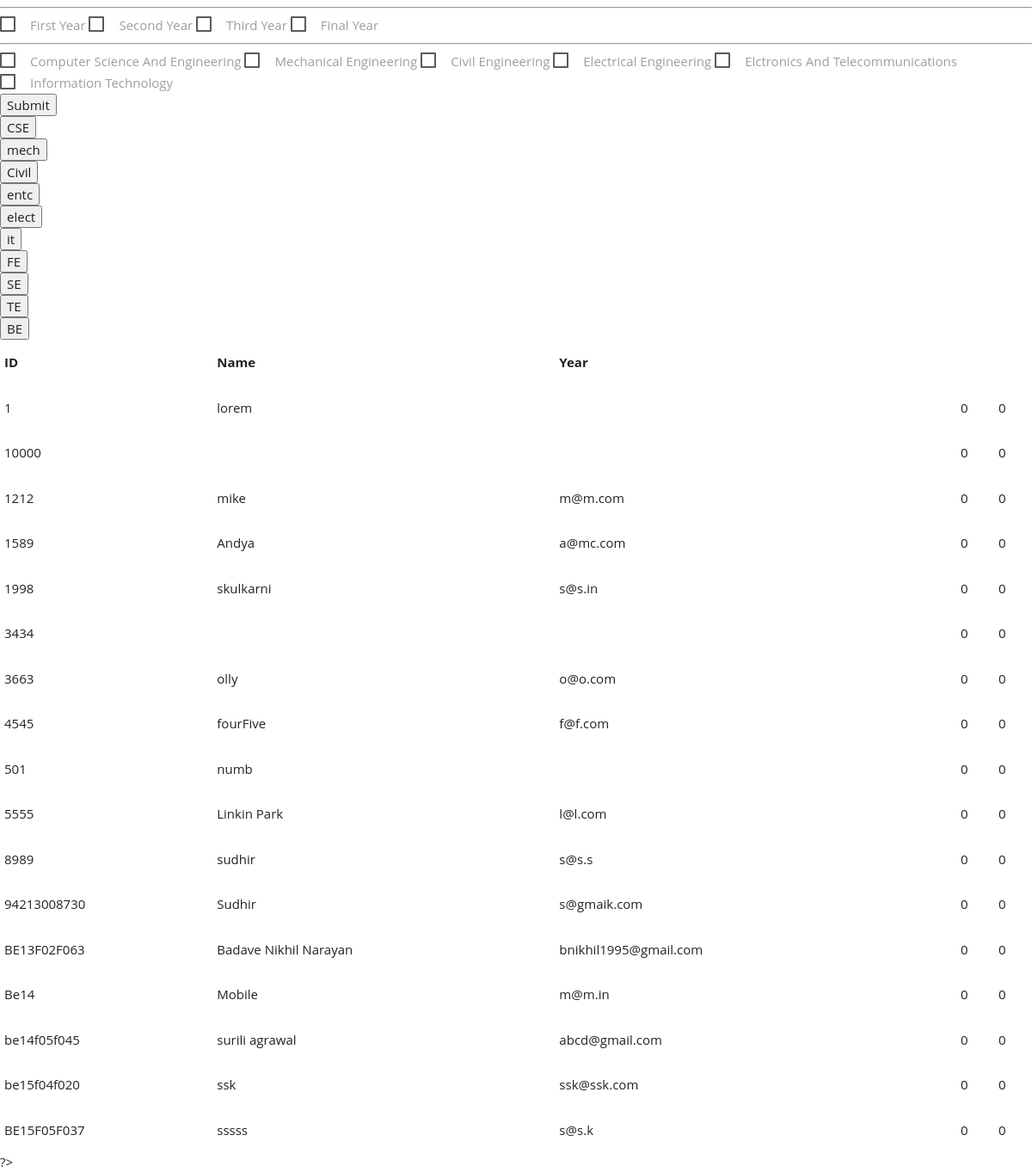
/core/sorting.php (signed in), run on an earlier commit of the app's database.
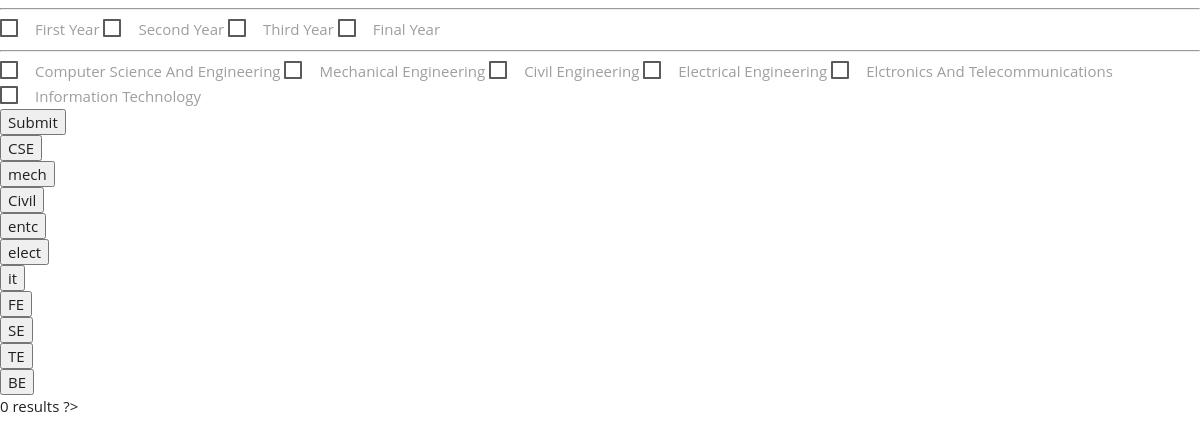
And on a later commit of the database.
### tables this page shows
CREATE TABLE `users` (
  `userId` varchar(11) NOT NULL,
  `userName` varchar(30) NOT NULL,
  `Gender` varchar(6) NOT NULL,
  `userEmail` varchar(60) NOT NULL,
  `userPass` varchar(255) NOT NULL,
  `Skills` varchar(255) NOT NULL,
  `mobile` int(16) NOT NULL,
  `academic_year` varchar(16) NOT NULL,
  `dob` varchar(255) NOT NULL,
  `state` text NOT NULL,
  `local_hostel` varchar(16) NOT NULL,
  `web` int(11) NOT NULL DEFAULT '0',
  `app` int(11) NOT NULL DEFAULT '0',
  `photoshop` int(11) NOT NULL DEFAULT '0',
  `animation` int(11) NOT NULL DEFAULT '0',
  `networking` int(11) NOT NULL DEFAULT '0',
  `autocad` int(11) NOT NULL DEFAULT '0',
  `katia` int(11) NOT NULL DEFAULT '0',
  `robocon` int(11) NOT NULL DEFAULT '0',
  `other` int(11) NOT NULL DEFAULT '0',
  `acting` int(11) NOT NULL DEFAULT '0',
  `dance` int(11) DEFAULT '0',
  `ankering` int(11) NOT NULL DEFAULT '0',
  `singing` int(11) NOT NULL DEFAULT '0',
  `drama` int(11) NOT NULL DEFAULT '0',
  `writing` int(11) NOT NULL DEFAULT '0',
  `poetry` int(11) NOT NULL DEFAULT '0',
  `drawing` int(11) NOT NULL DEFAULT '0',
  `decoration` int(11) NOT NULL DEFAULT '0',
  `painting` int(11) NOT NULL DEFAULT '0',
  `cricket` int(11) NOT NULL DEFAULT '0',
  `badminton` int(11) NOT NULL DEFAULT '0',
  `football` int(11) NOT NULL DEFAULT '0',
  `chess` int(11) NOT NULL DEFAULT '0',
  `kabbadi` int(11) NOT NULL DEFAULT '0',
  `vollyball` int(11) NOT NULL DEFAULT '0',
  `leader` int(11) NOT NULL DEFAULT '0',
  `member` int(11) NOT NULL DEFAULT '0'
);

### Core/sorting.php (the view, shortened to what this page needs)
<?php
	$servername = "localhost";
	$username = "root";
	$password = "";
	$dbname = "students";
	$conn = new mysqli($servername, $username, $password, $dbname);
	if (isset($_POST['FE'])) {
		$fe = 'First Year';
	  } else {
	  	$fe = '';
	}
	if (isset($_POST['SE'])) {
		$se = 'Second Year';
	} else {
		$se = '';
	}
	if (isset($_POST['TE'])) {
	    $te = 'Third Year';
	} else {
		$te = '';
	}
	if (isset($_POST['BE'])) {
		$be = 'Final Year';
	} else {
		$be ='';
	}
	if (isset($_POST['CSE'])) {
		$cse = 'Computer Science And Engineering';
	} else {
		$cse ='';
	}
	if (isset($_POST['Mech'])) {
		$mech = 'Mechanical Engineering';
	} else {
		$mech ='';
	}
	if (isset($_POST['Civil'])) {
		$civil = 'Civil Engineering';
	} else {
		$civil ='';
	}
	if (isset($_POST['Entc'])) {
		$entc = 'Elctronics And Telecommunications';
	} else {
		$entc ='';
	}
	if (isset($_POST['Elect'])) {
		$elect = 'Electrical Engineering';
	} else {
		$elect ='';
	}
	if (isset($_POST['It'])) {
		$it = 'Information Technology';
	} else {
		$it ='';
	}
?>
<!DOCTYPE html>
<html>
<head>
  <link rel="stylesheet" href="../Assets/css/base.css">
</head>
<body>
		<form action="sorting.php" method="POST">
					<div class="form-group">
						 <hr />
						 <label for="fe">First Year</label>
						 <label for="se">Second Year</label>
						 <label for="te">Third Year</label>
						 <label for="be">Final Year</label>
					</div>
					<div class="form-group">
						 <hr />
						 <label for="cse">Computer Science And Engineering</label>
						 <label for="mech">Mechanical Engineering</label>
						 <label for="civil">Civil Engineering</label>
						 <label for="elect">Electrical Engineering</label>
						 <label for="entc">Elctronics And Telecommunications</label>
						 <label for="it">Information Technology</label>
					</div>
		    <input type="submit" value="Submit">
		</form>
		<form action="" method="POST" name="singular">
			<input type="submit" value="CSE" name="single-cse">
		</form>
		<form action="" method="POST" name="singular">
			<input type="submit" value="mech" name="single-mech">
		</form>
		<form action="" method="POST" name="singular">
			<input type="submit" value="Civil" name="single-civil">
		</form>
		<form action="" method="POST" name="singular">
			<input type="submit" value="entc" name="single-entc">
		</form>
		<form action="" method="POST" name="singular">
			<input type="submit" value="elect" name="single-elect">
		</form>
		<form action="" method="POST" name="singular">
			<input type="submit" value="it" name="single-it">
		</form>
		<form action="" method="POST" name="singular">
			<input type="submit" value="FE" name="single-fe">
		</form>
		<form action="" method="POST" name="singular">
			<input type="submit" value="SE" name="single-se">
		</form>
		<form action="" method="POST" name="singular">
			<input type="submit" value="TE" name="single-te">
		</form>
		<form action="" method="POST" name="singular">
			<input type="submit" value="BE" name="single-be">
		</form>
		<?php
				$sql = "SELECT * FROM users WHERE (academic_year = '$fe' or academic_year = '$se' or academic_year = '$te' or academic_year = '$be') and ( Skills = '$cse' or Skills = '$mech' or Skills = '$civil' or Skills = '$entc' or Skills = '$it' or Skills = '$elect' ) ";
			    $result = $conn->query($sql);
			    if ($result->num_rows > 0) {
			         echo "<table> <tr><th>ID</th> <th>Name</th> <th>Year</th></tr>";
			         while($row = $result->fetch_assoc()) {
			             echo "<tr> <td> ".$row["userId"]." </td> <td> ".$row["userName"]." </td> <td>  ".$row["userEmail"]." </td> <td>".$row["Skills"]."</td> <td>".$row["academic_year"]."</td> <td>".$row["mobile"]."</td> <td>".$row["web"]."</td>  </tr>";
			         }
			         echo "</table>";
			    } else {
			         echo "0 results";
			    }
			?>
		 ?>
	</body>
	</html>

What changed in the data, as far as the page shows it:
removed users: userId "1", userName "lorem", mobile "0", web "0"
removed users: userId "10000", mobile "0", web "0"
removed users: userId "1212", userName "mike", userEmail "m@m.com", mobile "0", web "0"
removed users: userId "1589", userName "Andya", userEmail "a@mc.com", mobile "0", web "0"
removed users: userId "1998", userName "skulkarni", userEmail "s@s.in", mobile "0", web "0"
removed users: userId "3434", mobile "0", web "0"
removed users: userId "3663", userName "olly", userEmail "o@o.com", mobile "0", web "0"
removed users: userId "4545", userName "fourFive", userEmail "f@f.com", mobile "0", web "0"
removed users: userId "501", userName "numb", mobile "0", web "0"
removed users: userId "5555", userName "Linkin Park", userEmail "l@l.com", mobile "0", web "0"
removed users: userId "8989", userName "sudhir", userEmail "s@s.s", mobile "0", web "0"
removed users: userId "94213008730", userName "Sudhir", userEmail "s@gmaik.com", mobile "0", web "0"
removed users: userId "BE13F02F063", userName "Badave Nikhil Narayan", userEmail "bnikhil1995@gmail.com", mobile "0", web "0"
removed users: userId "Be14", userName "Mobile", userEmail "m@m.in", mobile "0", web "0"
removed users: userId "be14f05f045", userName "surili agrawal", userEmail "abcd@gmail.com", mobile "0", web "0"
removed users: userId "be15f04f020", userName "ssk", userEmail "ssk@ssk.com", mobile "0", web "0"
removed users: userId "BE15F05F037", userName "sssss", userEmail "s@s.k", mobile "0", web "0"
Also different on the page:
text no longer shown: "ID Name Year"
text now shown: "0 results"
